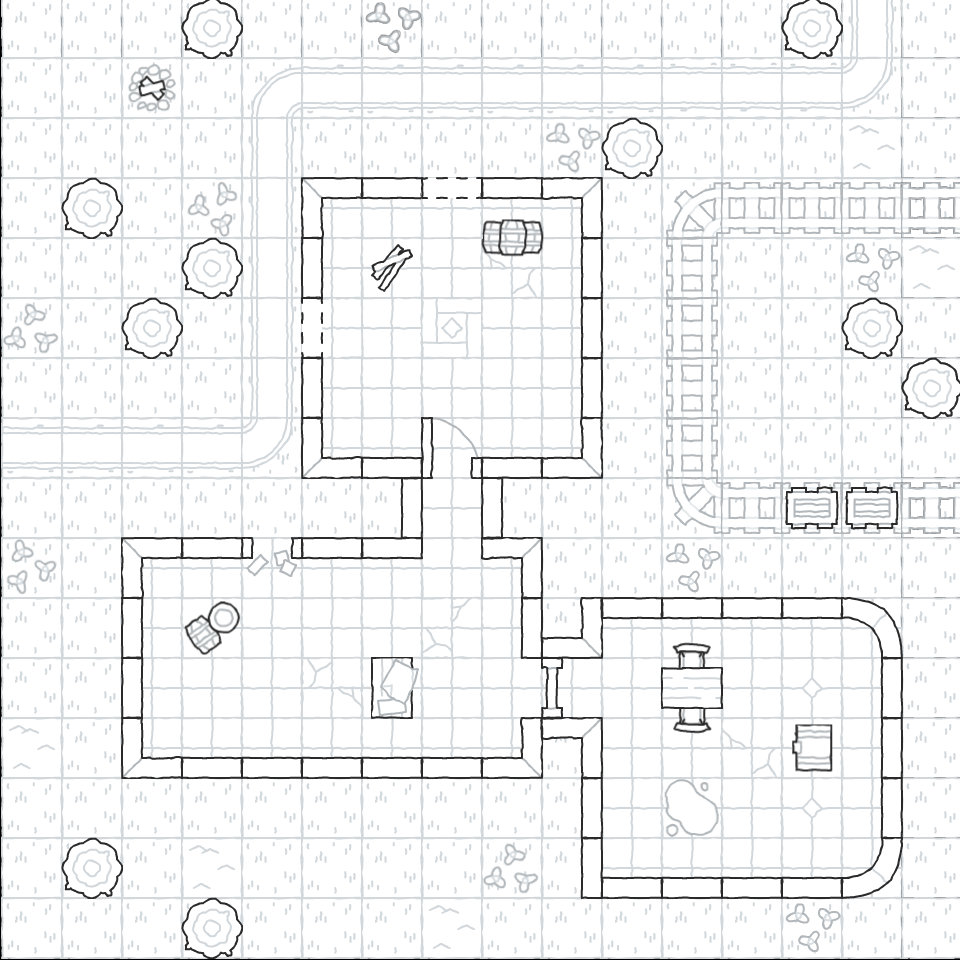

Rendered tile map (Tiled .tmx) drawn with the repository's tilesets; below, a short description and the full map source, tile grids included:
An orthogonal 16x16 tile map with 60x60 px tiles, 3 tile layers (Ground, Object (offset), Object).

<map version="1.10" tiledversion="1.11.2" orientation="orthogonal" renderorder="right-down" width="16" height="16" tilewidth="60" tileheight="60" infinite="0" nextlayerid="11" nextobjectid="21">
 <tileset firstgid="1" source="sampleSheet.tsx" />
 <layer id="1" name="Ground" width="16" height="16">
  <data encoding="csv">
8,8,8,8,8,8,8,8,8,8,8,8,8,8,3221225488,8,
8,8,8,8,2,1610612752,1610612752,1610612752,1610612752,1610612752,1610612752,2684354576,2684354576,2684354576,3221225474,8,
8,8,8,8,3221225488,8,8,8,8,8,8,8,8,8,99,8,
8,8,8,8,3221225488,15,15,15,15,15,8,8,8,8,8,8,
8,8,8,8,3221225488,15,15,15,71,15,8,8,8,8,89,99,
8,8,8,8,3221225488,15,15,57,15,15,8,8,8,8,8,8,
8,8,8,8,3221225488,15,15,15,15,15,8,8,8,8,8,8,
1610612752,1610612752,1610612752,1610612752,3221225474,15,15,15,15,15,8,8,8,8,8,8,
8,8,8,8,8,8,8,15,8,8,8,8,8,8,8,8,
8,8,15,15,15,15,15,15,15,8,8,89,8,8,8,8,
8,8,15,15,15,15,15,2684354631,15,8,15,15,15,15,15,8,
8,8,15,15,15,3221225543,15,15,15,15,15,43,15,43,15,8,
99,8,15,15,15,15,15,15,15,8,15,15,71,15,15,8,
8,8,8,8,8,8,8,8,8,8,15,43,15,43,15,8,
8,8,8,99,8,8,8,8,8,8,15,15,15,15,15,8,
8,8,8,8,8,8,8,99,8,8,8,8,8,89,8,8
</data>
 </layer>
 <layer id="4" name="Object (offset)" width="16" height="16" offsetx="0" offsety="-30">
  <data encoding="csv">
0,0,0,0,0,0,0,0,0,0,0,0,0,0,0,0,
0,0,0,0,0,0,0,0,0,0,0,0,0,0,0,0,
0,0,0,0,0,0,0,0,0,0,0,0,0,0,0,0,
0,0,0,0,0,0,0,0,0,0,0,0,0,0,0,0,
0,0,0,0,0,0,0,0,55,0,0,0,0,0,0,0,
0,0,0,0,0,0,0,0,0,0,0,0,0,0,0,0,
0,0,0,0,0,0,0,0,0,0,0,0,0,0,0,0,
0,0,0,0,0,0,0,0,0,0,0,0,0,0,0,0,
0,0,0,0,0,0,0,0,0,0,0,0,0,0,0,0,
0,0,0,0,0,0,0,0,0,0,0,0,0,0,0,0,
0,0,0,0,0,0,0,0,0,0,0,0,0,0,0,0,
0,0,0,0,0,0,0,0,0,0,0,3221225500,0,0,0,0,
0,0,0,0,0,0,0,0,0,0,0,28,0,0,0,0,
0,0,0,0,0,0,0,0,0,0,0,0,0,0,0,0,
0,0,0,0,0,0,0,0,0,0,0,0,0,0,0,0,
0,0,0,0,0,0,0,0,0,0,0,0,0,0,0,0
</data>
 </layer>
 <layer id="2" name="Object" width="16" height="16">
  <data encoding="csv">
0,0,0,110,0,0,96,0,0,0,0,0,0,110,0,0,
0,0,82,0,0,0,0,0,0,0,0,0,0,0,0,0,
0,0,0,0,0,0,0,0,0,96,110,0,0,0,0,0,
0,110,0,2684354656,0,10,11,46,11,2684354570,0,51,2684354625,2684354625,2684354625,2684354625,
0,0,0,110,0,1610612747,42,0,0,2684354571,0,65,0,0,0,0,
3221225568,0,110,0,0,1610612782,0,0,0,2684354571,0,65,0,0,110,0,
0,0,0,0,0,1610612747,0,0,0,2684354571,0,65,0,0,0,110,
0,0,0,0,0,1610612746,3221225483,3221225512,3221225483,3221225482,0,65,0,0,0,0,
0,0,0,0,0,0,2684354571,0,1610612747,0,0,1610612787,2684354625,2684354653,2684354653,2684354625,
1610612832,0,10,11,74,11,11,0,2684354570,0,0,0,0,0,0,0,
0,0,1610612747,41,0,0,0,0,2684354571,3221225482,11,11,11,11,2684354584,0,
0,0,1610612747,0,0,0,3221225542,0,0,1610612748,0,14,0,0,2684354571,0,
0,0,1610612746,3221225483,3221225483,3221225483,3221225483,3221225483,3221225482,2684354570,0,0,0,2684354628,2684354571,0,
0,0,0,0,0,0,0,0,0,2684354571,0,2684354658,0,0,2684354571,0,
0,110,0,0,0,0,0,0,3221225568,2684354571,3221225483,3221225483,3221225483,3221225483,3221225496,0,
0,0,0,110,0,0,0,0,0,0,0,0,0,0,0,0
</data>
 </layer>
</map>
